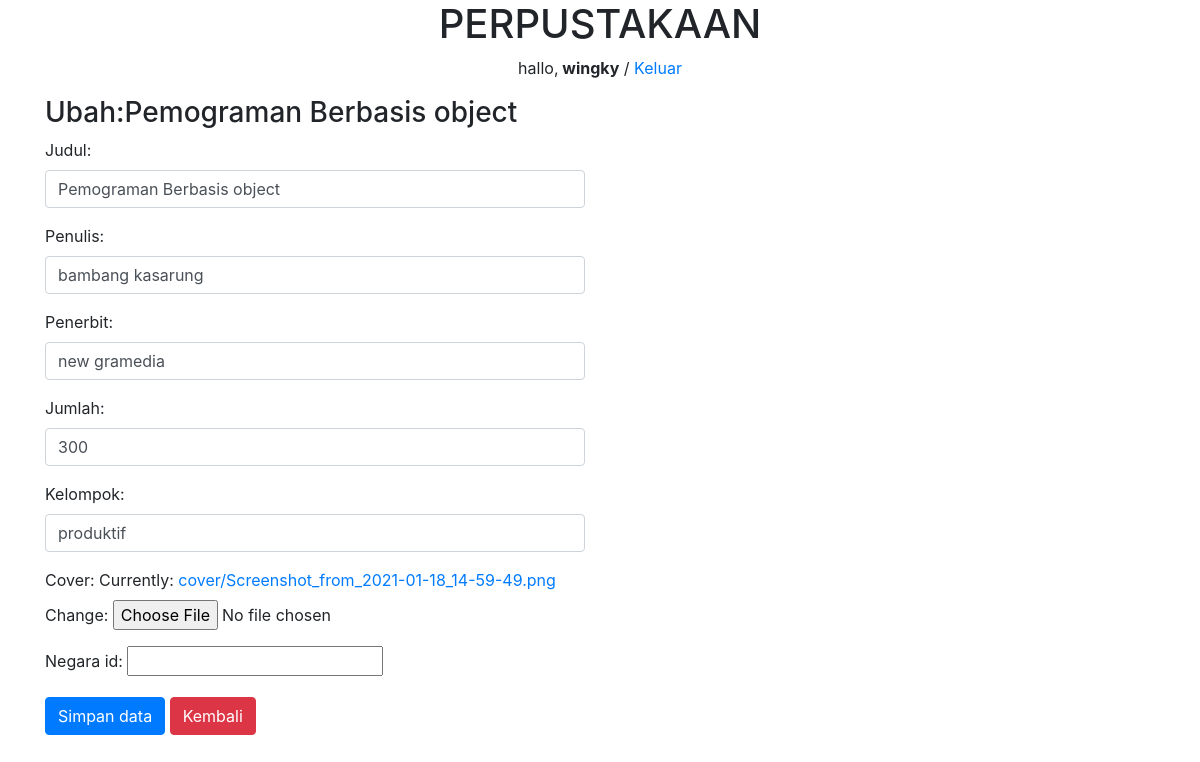
Page /buku/ubah/1 (signed in) on the committed database.
### perpustakaan/models.py (models this page shows, shortened)
class Buku(models.Model):
    judul =  models.CharField(max_length=50)
    penulis = models.CharField(max_length=40)
    penerbit = models.CharField(max_length=40)
    jumlah = models.IntegerField(null=True)
    kelompok = models.ForeignKey(Kelompok, on_delete=models.CASCADE,null=True)
    cover = models.ImageField(upload_to='cover',null=True)
    tanggal = models.DateTimeField(auto_now_add=True,null=True)
    negara_id = models.IntegerField(null=True)

### perpustakaan/views.py (the view)
# urls.py: path('buku/ubah/<int:id_buku>', ubah_buku, name='ubah_buku'),
@login_required(login_url=settings.LOGIN_URL)
def ubah_buku(request,id_buku):
    buku = Buku.objects.get(id=id_buku)
    template = 'ubah_buku.html'
    if request.POST:
        form = FormBuku(request.POST,request.FILES, instance=buku)
        if form.is_valid():
            form.save()
            messages.success(request,"Data Berhasil di perbaharui")
            return redirect("ubah_buku",id_buku=id_buku)
    else:
        form = FormBuku(instance=buku)
        konteks = {
            'form' : form,
            'buku' : buku,
        }
    return render(request, template,konteks)

### perpustakaan/form.py
class FormBuku(ModelForm):
    class Meta:
        model = Buku
        fields = '__all__'
        widgets = {
            'judul' : forms.TextInput({'class':'form-control'}),
            'penulis' : forms.TextInput({'class':'form-control'}),
            'penerbit' : forms.TextInput({'class':'form-control'}),
            'jumlah' : forms.NumberInput({'class':'form-control'}),
            'kelompok':forms.Select({'class':'form-control'}),
        }

### perpustakaan/models.py (called while the page is built)
    def __str__(self):
        return self.nama

### perpustakaan/templates/ubah_buku.html (shortened to what this page needs)
{% extends 'base.html' %}
{% block content %}
{% include 'judul.html'%}
<div class="container">
    <div class="row">
        <div class="col-md-6">
            <h3> Ubah:{{buku.judul}} </h3>
            <form action="{% url 'ubah_buku' buku.id %}" method="post" enctype="multipart/form-data">
                {{form.as_p}}
            <button class="btn btn-primary">Simpan data</button>
            <a href="/buku" class="btn btn-danger">Kembali</a>
            </form>
        </div>
    </div>
</div>
{% endblock %}

### templates/judul.html
	<center>
		<h1>PERPUSTAKAAN</h1>
		{% if user.is_authenticated %}
		<p>hallo,<strong>  {{ user }}</strong> / <a href="/keluar">Keluar</a>
		</p>
		{% endif %}
	</center>

### static/css/style.css (style rules this page uses)
body { background-color: whitesmoke; }

### rows in the picture
Buku: judul "Pemograman Berbasis object", penulis "bambang kasarung", penerbit "new gramedia", jumlah "300", kelompok "produktif"

### other values in the picture
{{ user }} "wingky"
